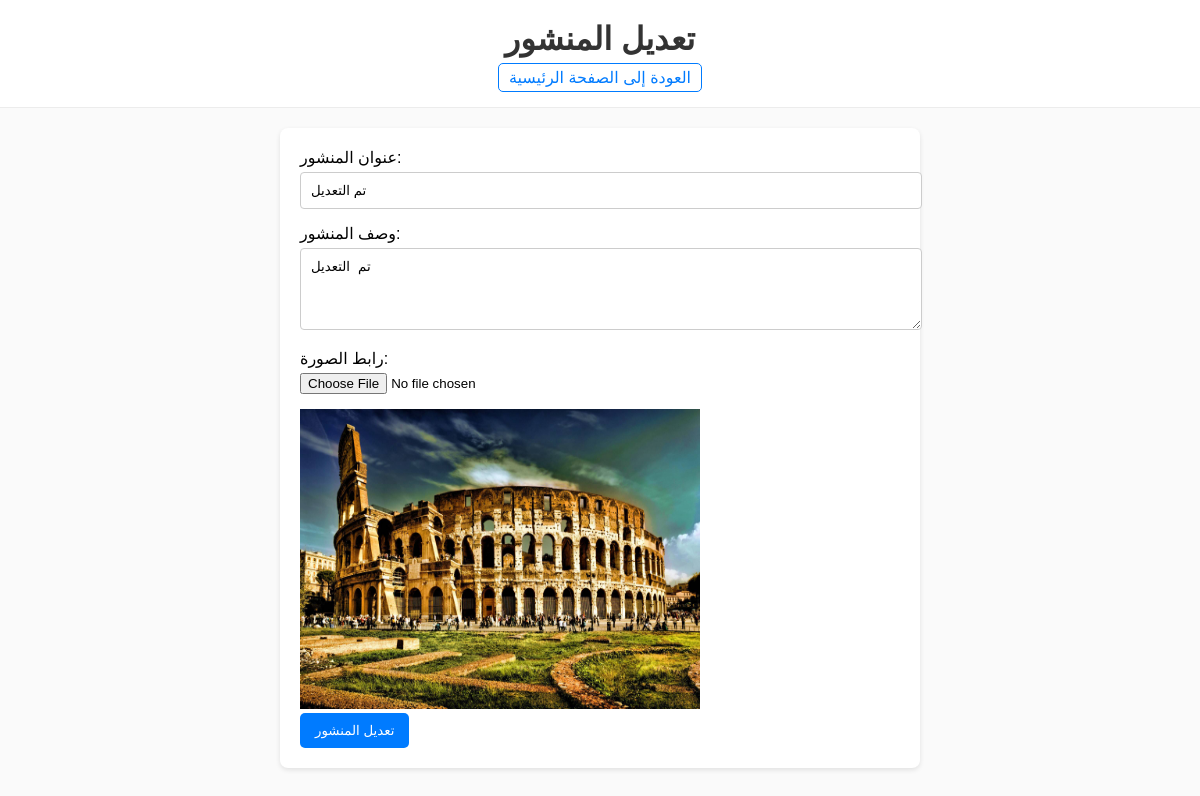
Screenshot of /edit/1 with the database file from the repository.
### comment/models.py (models this page shows)
class Post(models.Model):
    user = models.ForeignKey(settings.AUTH_USER_MODEL,
                             on_delete=models.CASCADE)
    file = models.FileField(upload_to=filepath, blank=True)
    title = models.CharField(null=True, blank=True, max_length=50)
    dis = models.TextField()
    date = models.DateField(default=timezone.now)

### comment/views.py (the view, shortened to what this page needs)
# urls.py: path('edit/<int:id>', views.edit, name='edit'),
def edit(request, id):
    po = Post.objects.get(id=id)
    context = {
        'po': po,
    }
    return render(request, 'pages/edit.html', context)

### comment/templatetags/file_filters.py (called while the page is built)
@register.filter
def is_image(file_url):
    return file_url.endswith(('.jpg', '.jpeg', '.png'))

### templates/pages/edit.html (shortened to what this page needs)
{% load static %} {% load file_filters %}
<!DOCTYPE html>
<html lang="ar">
  <head>
    <link rel="stylesheet" href="{% static 'css/style.css' %}" />
  </head>
  <body>
    <header>
      <h1>تعديل المنشور</h1>
      <div class="header-buttons">
        <a href="{% url 'index' %}" class="back-btn"
          >العودة إلى الصفحة الرئيسية</a
        >
      </div>
    </header>
    <section class="add-post">
      <form method="POST" enctype="multipart/form-data">
        <div class="form-group">
          <label for="post-title">عنوان المنشور:</label>
          <input
            type="text"
            id="post-title"
            name="title"
            value="{{po.title}}" />
        </div>
        <div class="form-group">
          <label for="post-description">وصف المنشور:</label>
          <textarea id="post-description" name="dis" rows="4">
{{po.dis}}</textarea
          >
        </div>
        <div class="form-group">
          <label for="post-image">رابط الصورة:</label>
          <input type="file" id="post-image" name="file" />
        </div>
        {% if po.file %} {% if po.file.url|is_image %}
        <img src="{{ po.file.url }}" alt="Image" height="300px" width="400px" />
        {% elif po.file.url|is_video %}
        <video width="400" height="300" controls>
          <source src="{{ po.file.url }}" type="video/mp4" />
          متصفحك لا يدعم تشغيل الفيديو.
        </video>
        {% elif po.file.url|is_audio %}
        <audio controls>
          <source src="{{ po.file.url }}" type="audio/mpeg" />
          متصفحك لا يدعم تشغيل الصوت.
        </audio>
        {% else %}
        <p>نوع الملف غير مدعوم.</p>
        {% endif %} {% endif %}
        <br />
        <button type="submit" class="submit-btn">تعديل المنشور</button>
      </form>
    </section>
  </body>
</html>

### web/static/css/style.css (style rules this page uses)
body { font-family: "Arial", sans-serif; background-color: #fafafa; margin: 0; padding: 0; }
header { background: #fff; color: #333; padding: 20px; text-align: center; border-bottom: 1px solid #ececec; position: relative; }
h1 { margin: 0; }
.header-buttons { margin-top: 10px; }
.header-buttons a { text-decoration: none; color: #007bff; margin: 0 10px; padding: 5px 10px; border: 1px solid #007bff; border-radius: 5px; transition: background-color 0.3s, color 0.3s; }
.add-post { padding: 20px; max-width: 600px; margin: 20px auto; background: #fff; border-radius: 8px; box-shadow: 0 2px 5px rgba(0, 0, 0, 0.1); }
.form-group { margin-bottom: 15px; }
label { display: block; margin-bottom: 5px; }
input[type="text"], input[type="url"], textarea { width: 100%; padding: 10px; border: 1px solid #ccc; border-radius: 4px; }
textarea { resize: vertical; }
.submit-btn { background-color: #007bff; color: #fff; border: none; border-radius: 5px; padding: 10px 15px; cursor: pointer; }

### rows the page displays
Post: title "تم التعديل", dis "تم التعديل", file (picture)
